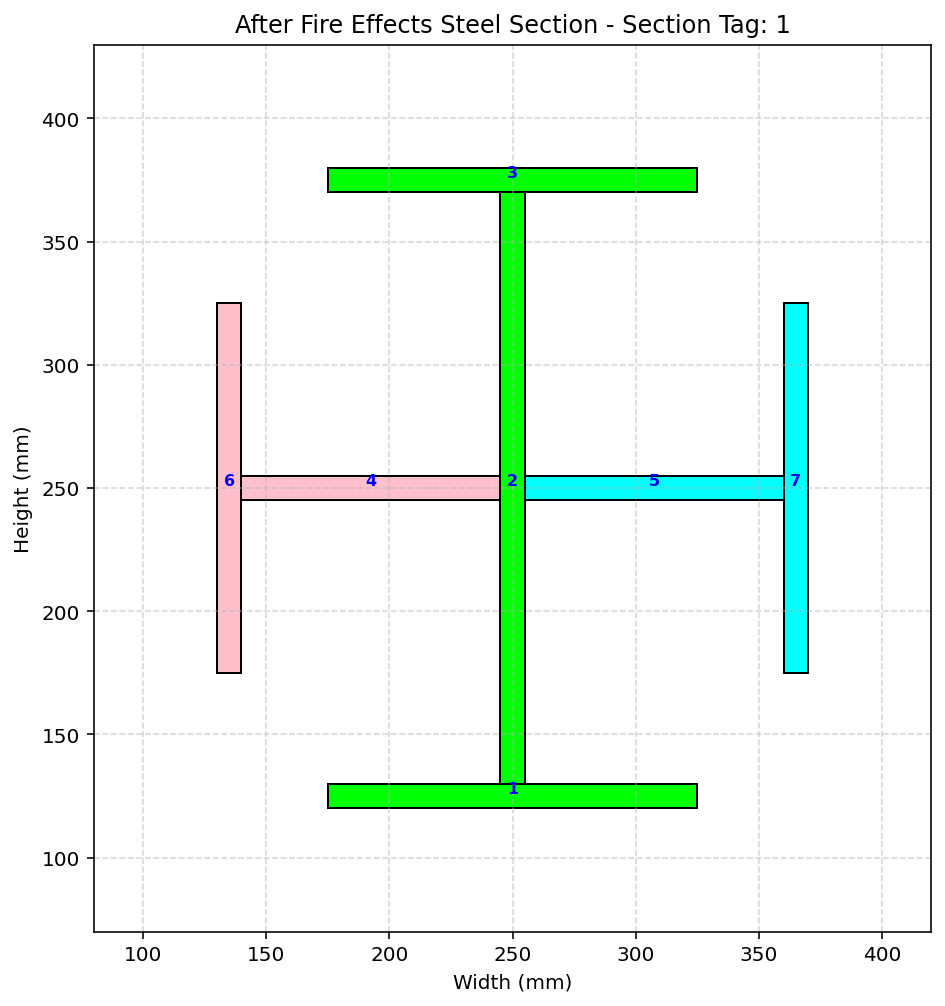

Source code (Python):
def AFTER_FIRE_01_STEEL_SECTION_DIFF_WIDTH_HEIGHT_FUN_EXTRA_TWO(secTag, STEEL_TYPE, fc, Kfc, CONCRETE_DENSITY, plot=True):
    """
    Create a steel with different widths and heights, fiber section (OpenSees) and,
    if PLOT=True, draw a simple 2‑D sketch of the section.

    Parameters
    ----------
    secTag          : int   – section identifier
    STEEL_TYPE      : str   – 'ELASTIC' or 'INELASTIC'
    fc              : float – unconfined concrete compressive strength (MPa, negative)
    Kfc             : float – ratio of confined to unconfined concrete strength
    CONCRETE_DENSITY: float – ρc (kg/m³) – will be converted to N·s²/mm³
    PLOT            : bool  – draw the section if True
    
    Thermal Effects of Material Stres-Strain relation
    THIS PYTHON SCRIPT WRITTEN BY SALAR DELAVAR GHASHGHAEI (QASHQAI)
    """
    import numpy as np
    import openseespy.opensees as ops
    import matplotlib.pyplot as plt
    import matplotlib.pyplot as plt, matplotlib.patches as patches
    
    # Define materials for nonlinear elements
    # Define parameters (units: mm, N)
    # ------------------------------------------
    # CONCRETE                  tag   f'c        ec0   f'cu        ecu
    # Cover concrete (unconfined)
    fcU = -fc                 # [N/mm²] Concrete Compressive Strength
    Ec = 4700 * np.sqrt(-fcU) # [N/mm^2] Concrete Elastic Modulus
    ec0U = 2*fcU/Ec           # [mm/mm] Concrete Compressive Strain
    fcUU = 0.2*fcU            # [N/mm²] Concrete Compressive Ultimate Strength
    ecuU = 5*ec0U             # [mm/mm] Concrete Compressive Ultimate Strain
    LambdaU = 0.1;	          # ratio between unloading slope    
    # Core concrete (confined)
    #Kfc = 1.3;			      # ratio of confined to unconfined concrete strength
    fcC = Kfc*fcU             # [N/mm²] Concrete Compressive Strength
    Ec = 4700 * np.sqrt(-fcC) # [N/mm^2] Concrete Elastic Modulus
    ec0C = 2*fcC/Ec           # [mm/mm] Concrete Compressive Strain
    fcUC = 0.65*fcC           # [N/mm²] Concrete Compressive Ultimate Strength
    ecuC = 15*ec0C            # [mm/mm] Concrete Compressive Ultimate Strain
    LambdaC = 0.1;	          # ratio between unloading slope
    # tensile-strength properties
    ftC = 0.7 * np.sqrt(-fcC)  # [N/mm²] tensile strength +tension
    ftU = 0.7 * np.sqrt(-fcU)  # [N/mm²] tensile strength +tension
    EtsC = ftC/np.abs(ec0C)    # [N/mm²] tension softening stiffness
    EtsU = ftU/np.abs(ec0U)	   # [N/mm²] tension softening stiffness
    
    # STEEL
    # Reinforcing steel
    fy = 400          # [N/mm²] Steel Rebar Yield Strength   
    Es = 2e5          # [N/mm²] Modulus of Elasticity
    ey = fy/Es        # [mm/mm] Steel Rebar Yield Strain
    fu = 1.1818*fy    # [N/mm²] Steel Rebar Ultimate Strength
    esu = 0.09        # [mm/mm] Steel Rebar Ultimate Strain
    Esh = (fu - fy)/(esu - ey)
    Bs = Esh / Es
    
    def STEEL_FIRE_PROPERTIES(T):
        # THERMAL EFFECTS OF STEEL MATERIAL STRESS-STRAIN
        # WRITTEN BY SALAR DElAVAR GHASHGHAEI (QASHQAI)
        # PAPER: Mechanical properties of structural steel at elevated temperatures and after cooling down
        'https://www.researchgate.net/publication/227780727_Mechanical_properties_of_structural_steel_at_elevated_temperatures_and_after_cooling_down'    
        if T <= 20:
            kE  = 1.00
            kFy = 1.00
            kFu = 1.00
            esu = 0.25
            
        elif 20 < T <= 100:
            kE  = 0.90
            kFy = 0.90
            kFu = 0.90
            esu = 0.277
            
        elif 100 < T <= 200:
            kE  = 0.80
            kFy = 0.80
            kFu = 0.80
            esu = 0.3125
            
        elif 200 < T <= 300:
            kE  = 0.70
            kFy = 0.70
            kFu = 0.70
            esu = 0.3571
            
        elif 300 < T <= 400:
            kE  = 0.60
            kFy = 0.60
            kFu = 0.60
            esu = 0.3814 
            
        elif 400 < T <= 500:
            kE  = 0.30
            kFy = 0.30
            kFu = 0.30
            esu = 0.4012              
        
        elif 500 < T <= 700:
            kE  = 0.13
            kFy = 0.23
            kFu = 0.35
            esu = 0.4124
    
        elif T > 700:
            kE  = 0.09
            kFy = 0.11
            kFu = 0.20
            esu = 0.45
    
        return kE, kFy, kFu, esu

    # Plate Section 01
    kE, kFy, kFu, esu = STEEL_FIRE_PROPERTIES(100) # THERMAL EFFECTS 100°C 
    EsI01 = kE*200000        # [N/mm²] I Section Modulus of Elasticity 
    fyI01 = kFy*240          # [N/mm²] Steel I Section Yield Strength
    fuI01 = kFu*(1.18*240)   # [N/mm²] Steel I Section Ultimate Strength
    #fyI01 = 240                
    #EsI01 = 2e5              
    eyI01 = fyI01/EsI01      # [mm/mm] Steel I Section Yield Strain
    #fuI01 = 1.1818*fyI01     # [N/mm²] Steel I Section Ultimate Strength
    esuI01 = esu            # [mm/mm] Steel I Section Ultimate Strain
    EshI01 = (fuI01 - fyI01)/(esuI01 - eyI01)
    BsI01 = EshI01 / EsI01
    
    # Plate Section 02
    kE, kFy, kFu, esu = STEEL_FIRE_PROPERTIES(300) # THERMAL EFFECTS 300°C
    EsI02 = kE*200000        # [N/mm²] I Section Modulus of Elasticity 
    fyI02 = kFy*240          # [N/mm²] Steel I Section Yield Strength
    fuI02 = kFu*(1.18*240)   # [N/mm²] Steel I Section Ultimate Strength
    #fyI02 = 140              # [N/mm²] Steel I Section Yield Strength   
    #EsI02 = 2e5              # [N/mm²] I Section Modulus of Elasticity
    eyI02 = fyI02/EsI02      # [mm/mm] Steel I Section Yield Strain
    #fuI02 = 1.1818*fyI02     # [N/mm²] Steel I Section Ultimate Strength
    esuI02 = esu            # [mm/mm] Steel I Section Ultimate Strain
    EshI02 = (fuI02 - fyI02)/(esuI02 - eyI02)
    BsI02 = EshI02 / EsI02
    
    # Plate Section 03
    kE, kFy, kFu, esu = STEEL_FIRE_PROPERTIES(500) # THERMAL EFFECTS 500°C
    EsI03 = kE*200000        # [N/mm²] I Section Modulus of Elasticity 
    fyI03 = kFy*240          # [N/mm²] Steel I Section Yield Strength
    fuI03 = kFu*(1.18*240)   # [N/mm²] Steel I Section Ultimate Strength
    #EsI01 = kE*200000        # [N/mm²] I Section Modulus of Elasticity 
    #fyI01 = kFy*240          # [N/mm²] Steel I Section Yield Strength
    fuI01 = kFu*(1.18*240)   # [N/mm²] Steel I Section Ultimate Strength
    fyI03 = 95              # [N/mm²] Steel I Section Yield Strength   
    EsI03 = 2e5              # [N/mm²] I Section Modulus of Elasticity
    eyI03 = fyI03/EsI03      # [mm/mm] Steel I Section Yield Strain
    #fuI03 = 1.1818*fyI03     # [N/mm²] Steel I Section Ultimate Strength
    esuI03 = esu            # [mm/mm] Steel I Section Ultimate Strain
    EshI03 = (fuI03 - fyI03)/(esuI03 - eyI03)
    BsI03 = EshI03 / EsI03
    
    coreTag, coverTag, steelTag = secTag + 100, secTag + 200, secTag + 300
    steelITag01, steelITag02, steelITag03 = secTag + 400, secTag + 500, secTag + 600
    if STEEL_TYPE == 'ELASTIC':
        ops.uniaxialMaterial('Elastic', steelTag, Es) 
        ops.uniaxialMaterial('Elastic', steelITag01, EsI01) 
        ops.uniaxialMaterial('Elastic', steelITag02, EsI02) 
        ops.uniaxialMaterial('Elastic', steelITag03, EsI03) 
    if STEEL_TYPE == 'INELASTIC':   
        pinchX = 0.8   # Pinching factor in X direction
        pinchY = 0.5   # Pinching factor in Y direction
        damage1 = 0.0  # Damage due to ductility
        damage2 = 0.0  # Damage due to energy
        beta = 0.1     # Stiffness degradation parameter
        ops.uniaxialMaterial('Hysteretic', steelTag,
                                         fy, ey,
                                         fu, esu,
                                         0.2*fu, 1.1*esu,
                                         -fy, -ey,
                                         -fu, -esu,
                                         -0.2*fu, -1.1*esu,
                                         pinchX, pinchY,
                                         damage1, damage2, beta)
        # INFO LINK: https://opensees.berkeley.edu/wiki/index.php/Hysteretic_Material
        # PLATE SECION 01
        ops.uniaxialMaterial('Hysteretic', steelITag01,
                                        fyI01, eyI01,
                                        fuI01, esuI01,
                                        0.2*fuI01, 1.1*esuI01,
                                        -fyI01, -eyI01,
                                        -fuI01, -esuI01,
                                        -0.2*fuI01, -1.1*esuI01,
                                        pinchX, pinchY,
                                        damage1, damage2, beta)
        # PLATE SECION 02
        ops.uniaxialMaterial('Hysteretic', steelITag02,
                                        fyI02, eyI02,
                                        fuI02, esuI02,
                                        0.2*fuI02, 1.1*esuI02,
                                        -fyI02, -eyI02,
                                        -fuI02, -esuI02,
                                        -0.2*fuI02, -1.1*esuI02,
                                        pinchX, pinchY,
                                        damage1, damage2, beta)
        # PLATE SECION 03
        ops.uniaxialMaterial('Hysteretic', steelITag03,
                                        fyI03, eyI03,
                                        fuI03, esuI03,
                                        0.2*fuI03, 1.1*esuI03,
                                        -fyI03, -eyI03,
                                        -fuI03, -esuI03,
                                        -0.2*fuI03, -1.1*esuI03,
                                        pinchX, pinchY,
                                        damage1, damage2, beta)                                        
        # INFO LINK: https://opensees.berkeley.edu/wiki/index.php/Hysteretic_Material
        
    #ops.uniaxialMaterial('Concrete01', coreTag, fcC, ec0C, fcUC, ecuC)  # Core concrete (confined)
    #ops.uniaxialMaterial('Concrete01', coverTag, fcU, ec0U, fcUU, ecuU) # Cover concrete (unconfined)
    ops.uniaxialMaterial('Concrete02', coreTag, fcC, ec0C, fcUC, ecuC, LambdaC, ftC, EtsC) # build core concrete (confined)
    ops.uniaxialMaterial('Concrete02', coverTag, fcU, ec0U, fcUU, ecuU, LambdaU, ftU, EtsU) # build cover concrete (unconfined)


    # -------------------- Fiber section -------------------------
    ops.section('Fiber', secTag)
    # -------------------- Concrete Section -------------------------------
    # (layers depth[mm], layers width[mm], center y‑coord [mm], center x‑coord [mm], numSubdivY, numSubdivZ, tag, color)

    PT = 10.0    # [mm] Plate Thickness
    CD = 500.0   # [mm] Section Depth
    CW = 500.0   # [mm] Section Width
    N = 7        # Number of Division
    stepY = CD / N   # [mm] Dimension of each fiber
    stepX = CW / N   # [mm] Dimension of each fiber
    NFY, NFX = 10, 10 # Number of fibers in each Division in Y and X Dir.
    mat_layers = [
        # STEEL SECTION
        (10.0, 150.0, 0.5*CD-0.25*CD, 0.5*CW, NFY, NFX, steelITag01, 'lime'),                # 54 -> CROSSED SECTION
        (240.0, 10.0, 0.5*CD, 0.5*CW, NFY, NFX, steelITag01, 'lime'),                        # 55 -> CROSSED SECTION
        (10.0, 150.0, 0.5*CD+0.25*CD, 0.5*CW, NFY, NFX, steelITag01, 'lime'),                # 56 -> CROSSED SECTION   
         
        (10.0, 105.0, 0.5*CD, 0.5*CW-57.5, NFY, NFX, steelITag03, 'pink'),                   # 57 -> CROSSED SECTION
        (10.0, 105.0, 0.5*CD, 0.5*CW+57.5, NFY, NFX, steelITag02, 'cyan'),                   # 68 -> CROSSED SECTION
        
        (150.0, 10.0, 0.5*CD, 0.5*CW-115.0, NFY, NFX, steelITag03, 'pink'),                  # 59 -> CROSSED SECTION
        (150.0, 10.0, 0.5*CD, 0.5*CW+115.0, NFY, NFX, steelITag02, 'cyan'),                  # 60 -> CROSSED SECTION
    ]
    
    """
    mat_layers = [
        (100.0, 100.0, 50.0,   50.0,  NFY, NFX, coreTag, 'lightgray'),   # 1
        (100.0, 100.0, 50.0,  150.0,  NFY, NFX, coreTag, 'lightgray'),   # 2
        (100.0, 100.0, 50.0,  250.0,  NFY, NFX, coreTag, 'lightgray'),   # 3
        (100.0, 100.0, 50.0,  350.0,  NFY, NFX, coreTag, 'lightgray'),   # 4
        (100.0, 100.0, 50.0,  450.0,  NFY, NFX, coreTag, 'lightgray'),   # 5
        (100.0, 100.0, 150.0,  50.0,  NFY, NFX, coreTag, 'lightgray'),   # 6
        (100.0, 100.0, 150.0, 150.0,  NFY, NFX, coreTag, 'lightgray'),   # 7
        (100.0, 100.0, 150.0, 250.0,  NFY, NFX, coreTag, 'lightgray'),   # 8
        (100.0, 100.0, 150.0, 350.0,  NFY, NFX, coreTag, 'lightgray'),   # 9
        (100.0, 100.0, 150.0, 450.0,  NFY, NFX, coreTag, 'lightgray'),   # 10
        (100.0, 100.0, 250.0,  50.0,  NFY, NFX, coreTag, 'lightgray'),   # 11
        (100.0, 100.0, 250.0, 150.0,  NFY, NFX, coreTag, 'lightgray'),   # 12
        (100.0, 100.0, 250.0, 250.0,  NFY, NFX, coreTag, 'lightgray'),   # 13
        (100.0, 100.0, 250.0, 350.0,  NFY, NFX, coreTag, 'lightgray'),   # 14
        (100.0, 100.0, 250.0, 450.0,  NFY, NFX, coreTag, 'lightgray'),   # 15
        (100.0, 100.0, 350.0,  50.0,  NFY, NFX, coreTag, 'lightgray'),   # 16
        (100.0, 100.0, 350.0, 150.0,  NFY, NFX, coreTag, 'lightgray'),   # 17
        (100.0, 100.0, 350.0, 250.0,  NFY, NFX, coreTag, 'lightgray'),   # 18
        (100.0, 100.0, 350.0, 350.0,  NFY, NFX, coreTag, 'lightgray'),   # 19
        (100.0, 100.0, 350.0, 450.0,  NFY, NFX, coreTag, 'lightgray'),   # 20
        (100.0, 100.0, 450.0,  50.0,  NFY, NFX, coreTag, 'lightgray'),   # 21
        (100.0, 100.0, 450.0, 150.0,  NFY, NFX, coreTag, 'lightgray'),   # 22
        (100.0, 100.0, 450.0, 250.0,  NFY, NFX, coreTag, 'lightgray'),   # 23
        (100.0, 100.0, 450.0, 350.0,  NFY, NFX, coreTag, 'lightgray'),   # 24
        (100.0, 100.0, 450.0, 450.0,  NFY, NFX, coreTag, 'lightgray'),   # 25
    
        (PT, 500.0+2*PT, 500.0+0.5*PT, 0.5*500.0, NFY, NFX, steelITag, 'cyan'),   # 26 -> PLATE
        (PT, 500.0+2*PT, 0.0-0.5*PT, 0.5*500.0, NFY, NFX, steelITag, 'cyan'),     # 27 -> PLATE
        (500.0, PT, 0.5*500.0, 500.0+0.5*PT, NFY, NFX, steelITag, 'cyan'),        # 28 -> PLATE   
        (500.0, PT, 0.5*500.0, -0.5*PT, NFY, NFX, steelITag, 'cyan'),             # 29 -> PLATE

        (10.0, 150.0, 250.0-125.0, 250.0, NFY, NFX, steelITag, 'lime'),                  # 30 -> CROSSED SECTION
        (240.0, 10.0, 250.0, 250.0, NFY, NFX, steelITag, 'lime'),                        # 31 -> CROSSED SECTION
        (10.0, 150.0, 250+125.0, 250.0, NFY, NFX, steelITag, 'lime'),                    # 32 -> CROSSED SECTION   
         
        (10.0, 105.0, 250.0, 250.0-57.5, NFY, NFX, steelITag, 'lime'),                   # 33 -> CROSSED SECTION
        (10.0, 105.0, 250.0, 250.0+57.5, NFY, NFX, steelITag, 'lime'),                   # 34 -> CROSSED SECTION
        
        (150.0, 10.0, 250.0, 250.0-115.0, NFY, NFX, steelITag, 'lime'),                  # 35 -> CROSSED SECTION
        (150.0, 10.0, 250.0, 250.0+115.0, NFY, NFX, steelITag, 'lime'),                  # 36 -> CROSSED SECTION     
         ]
    """
    """
    mat_layers = [
        (20.0, 500.0, 10.0, 250.0, NFY, NFX, coreTag, 'lightgray'),    # 1
        (20.0, 500.0, 30.0, 250.0, NFY, NFX, coreTag, 'lightgray'),    # 2
        (20.0, 500.0, 50.0, 250.0, NFY, NFX, coreTag, 'lightgray'),    # 3
        (20.0, 500.0, 70.0, 250.0, NFY, NFX, coreTag, 'lightgray'),    # 4
        (20.0, 500.0, 90.0, 250.0, NFY, NFX, coreTag, 'lightgray'),    # 5
        (20.0, 500.0, 110.0, 250.0, NFY, NFX, coreTag, 'lightgray'),   # 6
        (20.0, 500.0, 130.0, 250.0, NFY, NFX, coreTag, 'lightgray'),   # 7
        (20.0, 500.0, 150.0, 250.0, NFY, NFX, coreTag, 'lightgray'),   # 8
        (20.0, 500.0, 170.0, 250.0, NFY, NFX, coreTag, 'lightgray'),   # 9
        (20.0, 500.0, 190.0, 250.0, NFY, NFX, coreTag, 'lightgray'),   # 10
        (20.0, 500.0, 210.0, 250.0, NFY, NFX, coreTag, 'lightgray'),   # 11
        (20.0, 500.0, 230.0, 250.0, NFY, NFX, coreTag, 'lightgray'),   # 12 
        (20.0, 500.0, 250.0, 250.0, NFY, NFX, coreTag, 'lightgray'),   # 13
        (20.0, 500.0, 270.0, 250.0, NFY, NFX, coreTag, 'lightgray'),   # 14
        (20.0, 500.0, 290.0, 250.0, NFY, NFX, coreTag, 'lightgray'),   # 15
        (20.0, 500.0, 310.0, 250.0, NFY, NFX, coreTag, 'lightgray'),   # 16
        (20.0, 500.0, 330.0, 250.0, NFY, NFX, coreTag, 'lightgray'),   # 17
        (20.0, 500.0, 350.0, 250.0, NFY, NFX, coreTag, 'lightgray'),   # 18
        (20.0, 500.0, 370.0, 250.0, NFY, NFX, coreTag, 'lightgray'),   # 19
        (20.0, 500.0, 390.0, 250.0, NFY, NFX, coreTag, 'lightgray'),   # 20
        (20.0, 500.0, 410.0, 250.0, NFY, NFX, coreTag, 'lightgray'),   # 21
        (20.0, 500.0, 430.0, 250.0, NFY, NFX, coreTag, 'lightgray'),   # 22
        (20.0, 500.0, 450.0, 250.0, NFY, NFX, coreTag, 'lightgray'),   # 23
        (20.0, 500.0, 470.0, 250.0, NFY, NFX, coreTag, 'lightgray'),   # 24
        (20.0, 500.0, 490.0, 250.0, NFY, NFX, coreTag, 'lightgray'),   # 25
        
        (PT, 500.0+2*PT, 500.0+0.5*PT, 0.5*500.0, NFY, NFX, steelITag, 'cyan'),   # 26 -> PLATE
        (PT, 500.0+2*PT, 0.0-0.5*PT, 0.5*500.0, NFY, NFX, steelITag, 'cyan'),     # 27 -> PLATE
        (500.0, PT, 0.5*500.0, 500.0+0.5*PT, NFY, NFX, steelITag, 'cyan'),        # 28 -> PLATE   
        (500.0, PT, 0.5*500.0, -0.5*PT, NFY, NFX, steelITag, 'cyan'),             # 29 -> PLATE

        (10.0, 150.0, 250.0-125.0, 250.0, NFY, NFX, steelITag, 'lime'),                  # 30 -> CROSSED SECTION
        (240.0, 10.0, 250.0, 250.0, NFY, NFX, steelITag, 'lime'),                        # 31 -> CROSSED SECTION
        (10.0, 150.0, 250+125.0, 250.0, NFY, NFX, steelITag, 'lime'),                    # 32 -> CROSSED SECTION   
         
        (10.0, 105.0, 250.0, 250.0-57.5, NFY, NFX, steelITag, 'lime'),                   # 33 -> CROSSED SECTION
        (10.0, 105.0, 250.0, 250.0+57.5, NFY, NFX, steelITag, 'lime'),                   # 34 -> CROSSED SECTION
        
        (150.0, 10.0, 250.0, 250.0-115.0, NFY, NFX, steelITag, 'lime'),                  # 35 -> CROSSED SECTION
        (150.0, 10.0, 250.0, 250.0+115.0, NFY, NFX, steelITag, 'lime'),                  # 36 -> CROSSED SECTION   
        ]
    """
    for depth, width, center_y, center_x, numSubdivY, numSubdivZ, matTAG, _ in mat_layers:
        x_left = center_x - width/2
        x_right = center_x + width/2
        y_bot = center_y - depth/2
        y_top = center_y + depth/2
        ops.patch('rect', matTAG, numSubdivY, numSubdivZ, x_left, y_bot, x_right, y_top)

    # -------------------- Section area -------------------------
    # Initialize
    min_bottom = float('inf')
    max_top = -float('inf')
    TOTAL_AREA = 0.0
    
    for depth, width, center_y, center_x,_ ,_,_, _ in mat_layers:
        bottom = center_y - depth/2
        top = center_y + depth/2
        min_bottom = min(min_bottom, bottom)
        max_top = max(max_top, top)
        TOTAL_AREA += depth * width
    
    SECTION_HEIGHT = max_top - min_bottom
    
    print(f"Section height = {SECTION_HEIGHT} mm")
    print(f"Section area   = {TOTAL_AREA} mm²")
    # -------------------- Rebars -------------------------------
    """
    # (diameter [mm], y‑coord [mm], x‑coord [mm])
    rebars = [
        (25.0,  50.0, 50.0),          # 1
        (18.0,  50.0, 0.5*CD),        # 2
        (25.0,  50.0, CW-50.0),       # 3 
        (25.0,  CD-50.0, 50.0),       # 4
        (18.0,  CD-50.0, 0.5*CD),     # 5
        (25.0,  CD-50.0, CW-50.0),    # 6
        
        (16.0,  0.5*CD, 50.0),        # 7
        (16.0,  0.5*CD, CW-50.0),     # 8
        
        (16.0,  0.25*CD, 50.0),       # 9
        (16.0,  0.25*CD, CW-50.0),    # 10
        
        (16.0,  0.75*CD, 50.0),       # 11
        (16.0,  0.75*CD, CW-50.0),    # 12
        
        (18.0,  50.0, 0.25*CW),       # 13
        (18.0,  50.0, 0.75*CW),       # 14
    
        (18.0,  CD-50.0, 0.25*CW),    # 15
        (18.0,  CD-50.0, 0.75*CW),    # 16
    ]

    for dia, y, x in rebars:
        area = np.pi * dia**2 / 4.0          # mm²
        ops.fiber(x, y, area, steelTag)      # add to OpenSees model
    """    
    # -------------------- Plot (optional) -----------------------
    if plot:
        
        fig, ax = plt.subplots(figsize=(10, 8))
        ax.set_xlabel('Width (mm)')
        ax.set_ylabel('Height (mm)')
        ax.set_title(f'After Fire Effects Steel Section - Section Tag: {secTag}')
        #ax.set_title(f'After Fire Effects Steel Section \n with rebars and plates (Numbers shown) - Section Tag: {secTag}')
        ax.grid(True, ls='--', alpha=0.5)
        
        # Material geometry derived from mat_layers
        ii = 0
        for depth, width, center_y, center_x, _, _,_, COLOR in mat_layers:
            x_left = center_x - width/2
            x_right = center_x + width/2
            y_bot = center_y - depth/2
            y_top = center_y + depth/2
            rect = patches.Rectangle(
                (x_left, y_bot), width, depth,
                linewidth=1, edgecolor='black', facecolor=COLOR
            )
            ax.add_patch(rect)
            ii += 1
            ax.text(
                center_x, center_y, f'{ii}',
                color='blue', fontsize=8,
                ha='center', va='bottom', fontweight='bold'
            )
        """
        # Rebars – red circles + numbers (using your existing rebars list)
        for i, (dia, y, x) in enumerate(rebars, start=1):
            circ = patches.Circle(
                (x, y), radius=dia/2,
                edgecolor='red', facecolor='red', linewidth=2
            )
            ax.add_patch(circ)
            ax.text(
                x, y + dia/2 + 5, f'{i}',
                color='purple', fontsize=8,
                ha='center', va='bottom', fontweight='bold'
            )
        """
        # Compute overall limits from the actual concrete layers
        all_x = []
        all_y = []
        for depth, width, center_y, center_x,_ ,_,_,_ in mat_layers:
            all_x.append(center_x - width/2)
            all_x.append(center_x + width/2)
            all_y.append(center_y - depth/2)
            all_y.append(center_y + depth/2)
        x_min, x_max = min(all_x), max(all_x)
        y_min, y_max = min(all_y), max(all_y)
        margin = 50  # mm extra space around
        ax.set_xlim(x_min - margin, x_max + margin)
        ax.set_ylim(y_min - margin, y_max + margin)
        ax.set_aspect('equal')
        plt.show()

    # Calculate mass
    ELE_MASS = CONCRETE_DENSITY * TOTAL_AREA   # kg/mm
    
    return SECTION_HEIGHT, ELE_MASS
